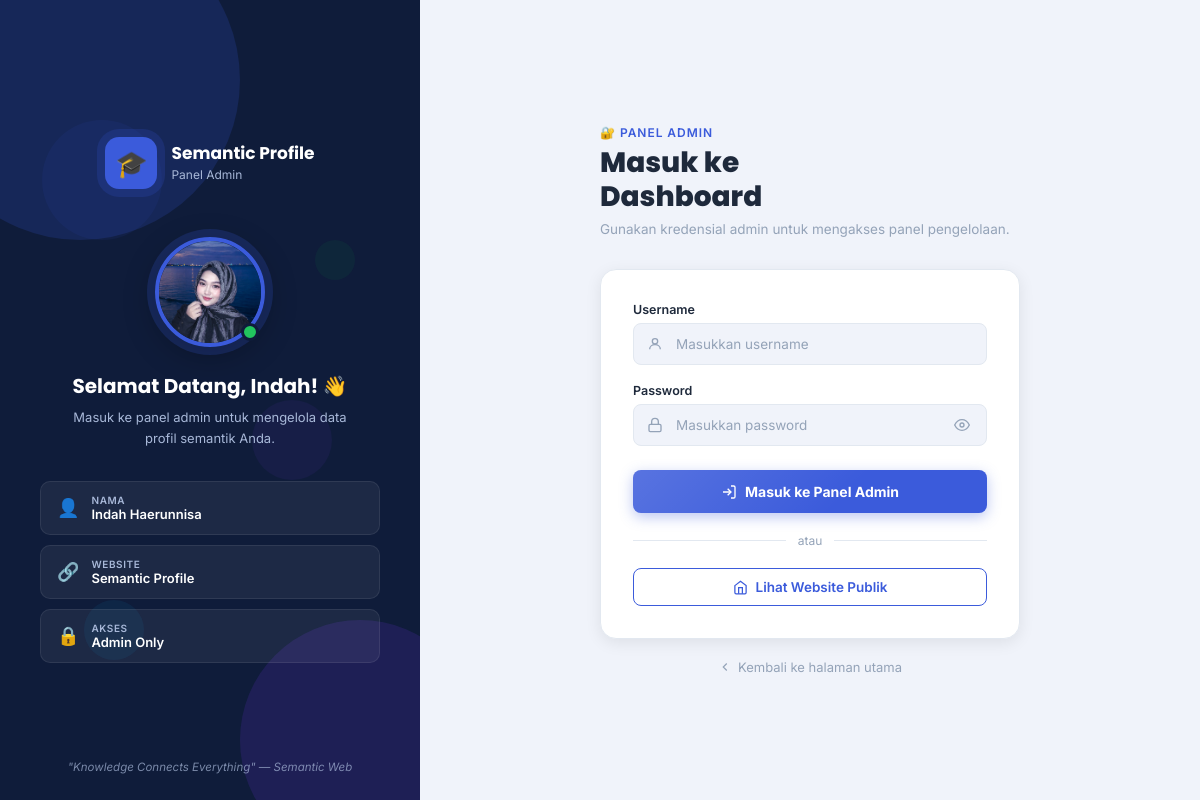
The page /admin/login.php on the database its author committed.
### tables this page shows
CREATE TABLE `profil` (
  `id` int NOT NULL,
  `nama` varchar(100) NOT NULL,
  `nim` varchar(20) NOT NULL,
  `prodi` varchar(100) NOT NULL,
  `fakultas` varchar(100) NOT NULL,
  `universitas` varchar(150) NOT NULL,
  `email` varchar(100) NOT NULL,
  `telepon` varchar(20) DEFAULT NULL,
  `alamat` text,
  `bio` text,
  `foto` varchar(255) DEFAULT 'assets/foto.jpg',
  `linkedin` varchar(255) DEFAULT NULL,
  `github` varchar(255) DEFAULT NULL,
  `website` varchar(255) DEFAULT NULL,
  `updated_at` timestamp NULL DEFAULT CURRENT_TIMESTAMP ON UPDATE CURRENT_TIMESTAMP
);

### config/db.php (called while the page is built, shortened)
<?php
function e(string $str): string {
    return htmlspecialchars($str, ENT_QUOTES, 'UTF-8');
}
function dbRow(PDO $pdo, string $sql, array $params = []): ?array {
    $stmt = $pdo->prepare($sql);
    $stmt->execute($params);
    $row = $stmt->fetch();
    return $row ?: null;
}

### admin/login.php (the view, shortened to what this page needs)
<?php
require_once '../config/db.php';
$profil    = dbRow($pdo, "SELECT nama, foto FROM profil LIMIT 1");
$namaDepan = e(explode(' ', $profil['nama'] ?? 'Admin')[0]);
$fotoDb    = $profil['foto'] ?? '';
$fotoPath  = !empty($fotoDb) ? '../' . $fotoDb
           : (file_exists('../assets/foto.jpg')  ? '../assets/foto.jpg'
           : (file_exists('../assets/foto.jpeg') ? '../assets/foto.jpeg'
           : (file_exists('../assets/foto.png')  ? '../assets/foto.png' : '')));
$fotoFallback = "https://ui-avatars.com/api/?name={$namaDepan}&background=3b5bdb&color=fff&size=80";
?>
<!DOCTYPE html>
<html lang="id">
<head>
  <link rel="stylesheet" href="../style.css">
</head>
<body>
  <div class="login-left">
    <div class="login-dots">
      <div class="dot" style="width:120px;height:120px;background:#3b5bdb;top:15%;left:10%;animation-delay:0s;"></div>
      <div class="dot" style="width:80px;height:80px;background:#7c3aed;top:50%;left:60%;animation-delay:1.5s;"></div>
      <div class="dot" style="width:60px;height:60px;background:#0ea5e9;top:75%;left:20%;animation-delay:3s;"></div>
      <div class="dot" style="width:40px;height:40px;background:#16a34a;top:30%;left:75%;animation-delay:2s;"></div>
    </div>
    <div class="login-brand">
      <div class="login-brand-icon">🎓</div>
      <div class="login-brand-text">
        <h2>Semantic Profile</h2>
        <span>Panel Admin</span>
      </div>
    </div>
    <div class="login-avatar-wrap">
      <img
        src="<?= e($fotoPath) ?>"
        alt="Foto Profil"
        class="login-avatar"
        onerror="this.src='<?= $fotoFallback ?>'">
      <div class="login-avatar-status"></div>
    </div>
    <div class="login-welcome">
      <h3>Selamat Datang, <?= $namaDepan ?>! 👋</h3>
      <p>Masuk ke panel admin untuk mengelola data profil semantik Anda.</p>
    </div>
    <div class="login-pills">
      <div class="login-pill">
        <span class="login-pill-icon">👤</span>
        <div>
          <div class="login-pill-label">Nama</div>
          <div class="login-pill-value"><?= e($profil['nama'] ?? 'Admin') ?></div>
        </div>
      </div>
      <div class="login-pill">
        <span class="login-pill-icon">🔗</span>
        <div>
          <div class="login-pill-label">Website</div>
          <div class="login-pill-value">Semantic Profile</div>
        </div>
      </div>
      <div class="login-pill">
        <span class="login-pill-icon">🔒</span>
        <div>
          <div class="login-pill-label">Akses</div>
          <div class="login-pill-value">Admin Only</div>
        </div>
      </div>
    </div>
    <div class="login-quote">
      "Knowledge Connects Everything" — Semantic Web
    </div>
  </div>
  <div class="login-right">
    <div class="login-box">
      <div class="login-box-header">
        <div class="login-box-eyebrow">🔐 Panel Admin</div>
        <h1 class="login-box-title">Masuk ke<br>Dashboard</h1>
        <p class="login-box-subtitle">Gunakan kredensial admin untuk mengakses panel pengelolaan.</p>
      </div>
      <div class="login-form-card">
        <form method="POST" autocomplete="off">
          <div style="margin-bottom:6px;">
            <label class="form-label" for="username">Username</label>
          </div>
          <div class="input-group">
            <input
              type="text"
              id="username"
              name="username"
              placeholder="Masukkan username"
              value="<?= isset($_POST['username']) ? e($_POST['username']) : '' ?>"
              autocomplete="username"
              required
              autofocus>
          </div>
          <div style="margin-bottom:6px;">
            <label class="form-label" for="password">Password</label>
          </div>
          <div class="input-group" style="margin-bottom:24px;">
            <input
              type="password"
              id="password"
              name="password"
              placeholder="Masukkan password"
              autocomplete="current-password"
              required>
            <button type="button" class="toggle-pw" id="togglePw" title="Tampilkan/sembunyikan password">
              <svg id="eyeIcon" width="16" height="16" fill="none" stroke="currentColor" viewBox="0 0 24 24" stroke-width="2">
                <path d="M1 12s4-8 11-8 11 8 11 8-4 8-11 8-11-8-11-8z"/>
                <circle cx="12" cy="12" r="3"/>
              </svg>
            </button>
          </div>
          <button type="submit" class="btn-login">
            <svg width="16" height="16" fill="none" stroke="currentColor" viewBox="0 0 24 24" stroke-width="2">
              <path d="M15 3h4a2 2 0 0 1 2 2v14a2 2 0 0 1-2 2h-4"/>
              <polyline points="10 17 15 12 10 7"/>
              <line x1="15" y1="12" x2="3" y2="12"/>
            </svg>
            Masuk ke Panel Admin
          </button>
          <div class="login-divider">atau</div>
          <a href="../index.php" class="btn btn-outline" style="width:100%;justify-content:center;text-decoration:none;">
            <svg width="15" height="15" fill="none" stroke="currentColor" viewBox="0 0 24 24" stroke-width="2">
              <path d="M3 9l9-7 9 7v11a2 2 0 0 1-2 2H5a2 2 0 0 1-2-2z"/>
              <polyline points="9 22 9 12 15 12 15 22"/>
            </svg>
            Lihat Website Publik
          </a>
        </form>
      </div>
      <a href="../index.php" class="login-back">
        <svg width="14" height="14" fill="none" stroke="currentColor" viewBox="0 0 24 24" stroke-width="2">
          <polyline points="15 18 9 12 15 6"/>
        </svg>
        Kembali ke halaman utama
      </a>
    </div>
  </div>
</body>
</html>

### style.css (style rules this page uses)
:root { --sidebar-bg: #0f1c3a; --sidebar-hover: #1a2f5e; --sidebar-active: #3b5bdb; --sidebar-width: 240px; --sidebar-text: #a8b8d8; --sidebar-heading: #ffffff; --bg-page: #f0f3fa; --bg-card: #ffffff; --bg-topbar: #ffffff; --blue: #3b5bdb; --blue-light: #e8edff; --purple: #7c3aed; --purple-light: #ede9fe; --green: #16a34a; --green-light: #dcfce7; --orange: #ea580c; --orange-light: #ffedd5; --cyan: #0891b2; --cyan-light: #cffafe; --text-primary: #1e293b; --text-secondary: #64748b; --text-muted: #94a3b8; --text-white: #ffffff; --border: #e2e8f0; --shadow-sm: 0 1px 3px rgba(0,0,0,.08), 0 1px 2px rgba(0,0,0,.04); --shadow-md: 0 4px 16px rgba(0,0,0,.08); --shadow-lg: 0 8px 32px rgba(0,0,0,.12); --radius: 14px; --radius-sm: 8px; --transition: 0.25s ease; }
*, *::before, *::after { box-sizing: border-box; margin: 0; padding: 0; }
html { scroll-behavior: smooth; }
body { font-family: 'Inter', sans-serif; background: var(--bg-page); color: var(--text-primary); display: flex; min-height: 100vh; overflow-x: hidden; }
a { text-decoration: none; color: inherit; }
img { max-width: 100%; display: block; }
.form-label { display: block; font-size: 12.5px; font-weight: 600; color: var(--text-primary); margin-bottom: 6px; }
.btn { display: inline-flex; align-items: center; gap: 8px; padding: 10px 22px; border-radius: var(--radius-sm); font-size: 13.5px; font-weight: 600; font-family: inherit; cursor: pointer; border: none; transition: all var(--transition); }
.btn-outline { background: transparent; color: var(--blue); border: 1.5px solid var(--blue); }

### rows shown on the page
profil: foto (picture), nama "Indah", nama "Indah Haerunnisa"
